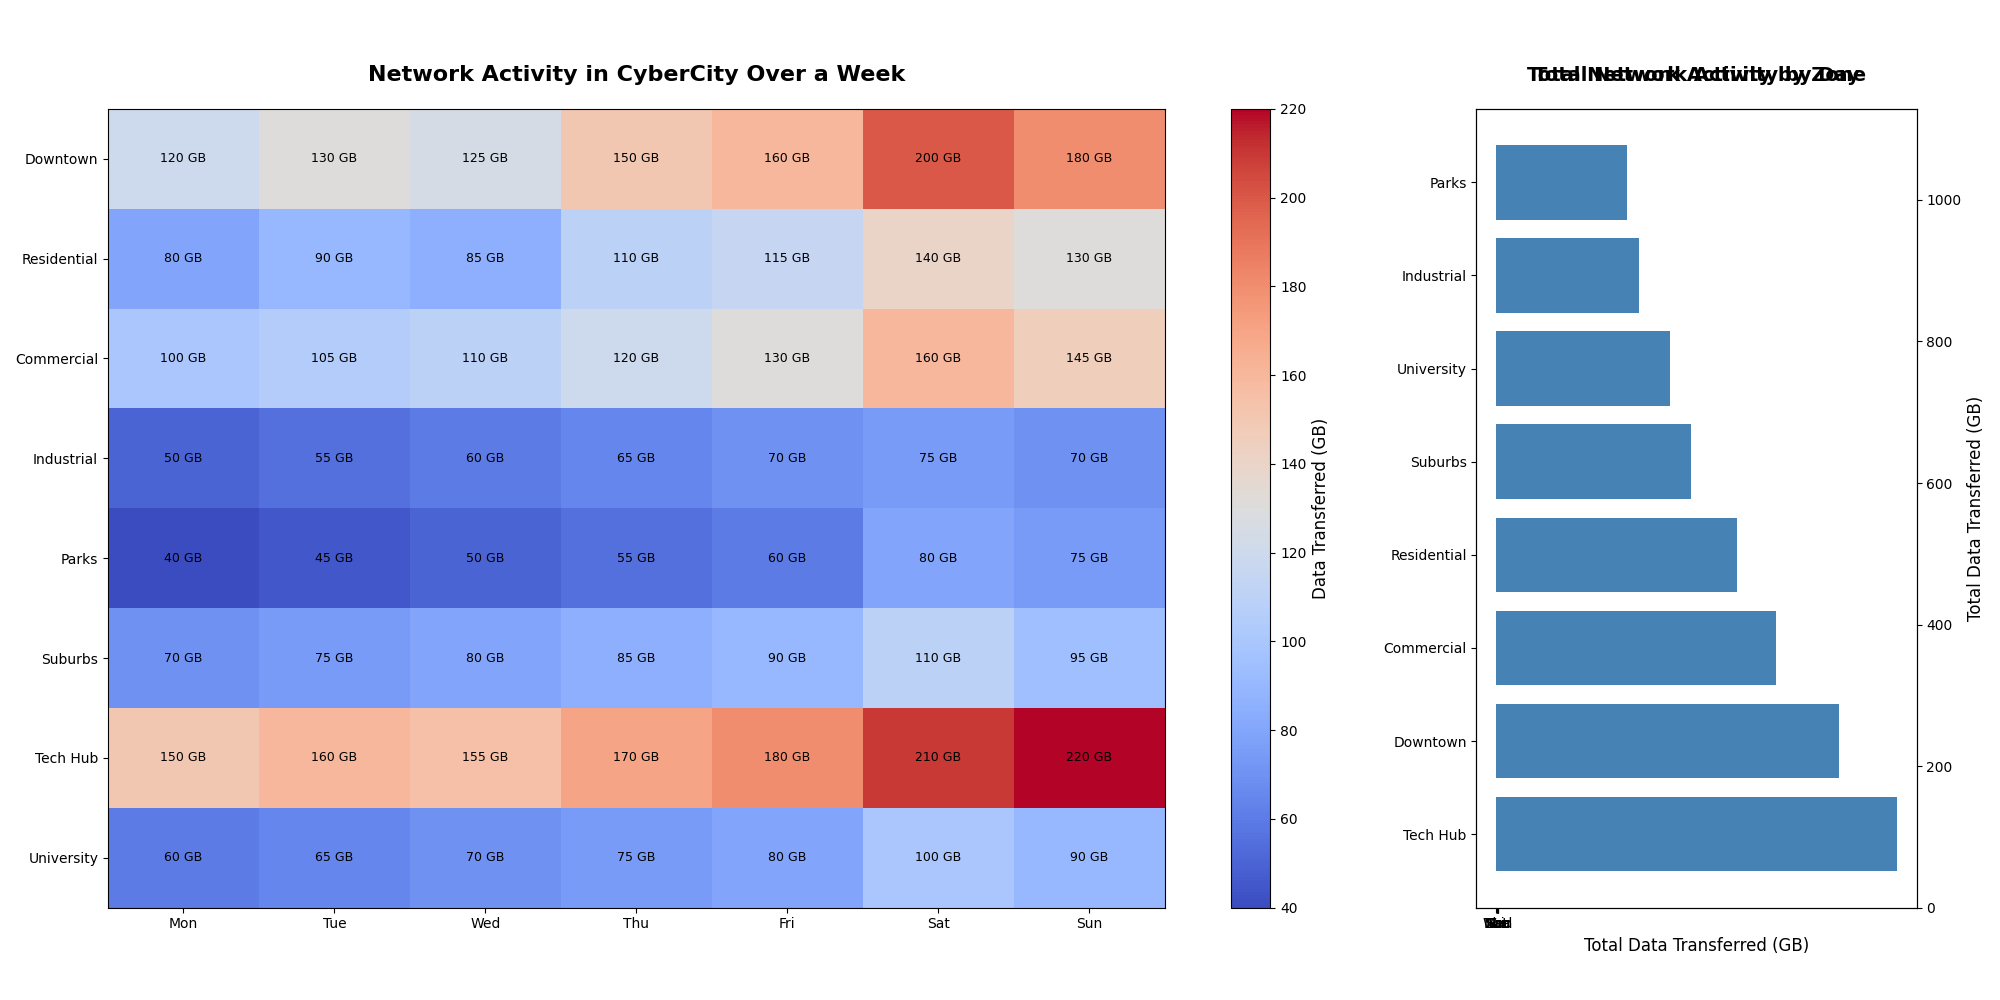

Reproduce this figure in Python.
import matplotlib.pyplot as plt
import numpy as np

city_zones = ["Downtown", "Residential", "Commercial", "Industrial", "Parks", "Suburbs", "Tech Hub", "University"]
days = ["Mon", "Tue", "Wed", "Thu", "Fri", "Sat", "Sun"]

activity_data = np.array([
    [120, 130, 125, 150, 160, 200, 180],
    [80, 90, 85, 110, 115, 140, 130],
    [100, 105, 110, 120, 130, 160, 145],
    [50, 55, 60, 65, 70, 75, 70],
    [40, 45, 50, 55, 60, 80, 75],
    [70, 75, 80, 85, 90, 110, 95],
    [150, 160, 155, 170, 180, 210, 220], 
    [60, 65, 70, 75, 80, 100, 90]
])

fig, (ax1, ax2) = plt.subplots(1, 2, figsize=(20, 10), gridspec_kw={'width_ratios': [3, 1]})

heatmap = ax1.imshow(activity_data, cmap='coolwarm', aspect='auto')
ax1.set_xticks(np.arange(len(days)))
ax1.set_xticklabels(days)
ax1.set_yticks(np.arange(len(city_zones)))
ax1.set_yticklabels(city_zones)
ax1.set_title('Network Activity in CyberCity Over a Week', fontsize=16, fontweight='bold', pad=20)

for i in range(len(city_zones)):
    for j in range(len(days)):
        ax1.text(j, i, f'{activity_data[i, j]} GB', va='center', ha='center', color='black', fontsize=9)

cbar = fig.colorbar(heatmap, ax=ax1, orientation='vertical')
cbar.set_label('Data Transferred (GB)', fontsize=12)

total_activity_by_zone = activity_data.sum(axis=1)
total_activity_by_day = activity_data.sum(axis=0)

# Sort total activity by zone in descending order
sorted_indices_zones = np.argsort(total_activity_by_zone)[::-1]
sorted_zones = [city_zones[i] for i in sorted_indices_zones]
sorted_activity_by_zone = total_activity_by_zone[sorted_indices_zones]

# Plot sorted bar chart for zones
ax2.barh(np.arange(len(sorted_zones)), sorted_activity_by_zone, color='steelblue')
ax2.set_yticks(np.arange(len(sorted_zones)))
ax2.set_yticklabels(sorted_zones)
ax2.set_xlabel('Total Data Transferred (GB)', fontsize=12)
ax2.set_title('Total Network Activity by Zone', fontsize=14, fontweight='bold', pad=20)

# Sort total activity by day in descending order
sorted_indices_days = np.argsort(total_activity_by_day)[::-1]
sorted_days = [days[i] for i in sorted_indices_days]
sorted_activity_by_day = total_activity_by_day[sorted_indices_days]

# Plot sorted bar chart for days
ax2_2 = ax2.twinx()
ax2_2.bar(np.arange(len(sorted_days)), sorted_activity_by_day, alpha=0.7, color='orange', width=0.3, align='center')
ax2_2.set_xticks(np.arange(len(sorted_days)))
ax2_2.set_xticklabels(sorted_days)
ax2_2.set_ylabel('Total Data Transferred (GB)', fontsize=12)
ax2_2.set_title('Total Network Activity by Day', fontsize=14, fontweight='bold', pad=20)

plt.tight_layout(rect=[0, 0.03, 1, 0.95])
plt.show()
